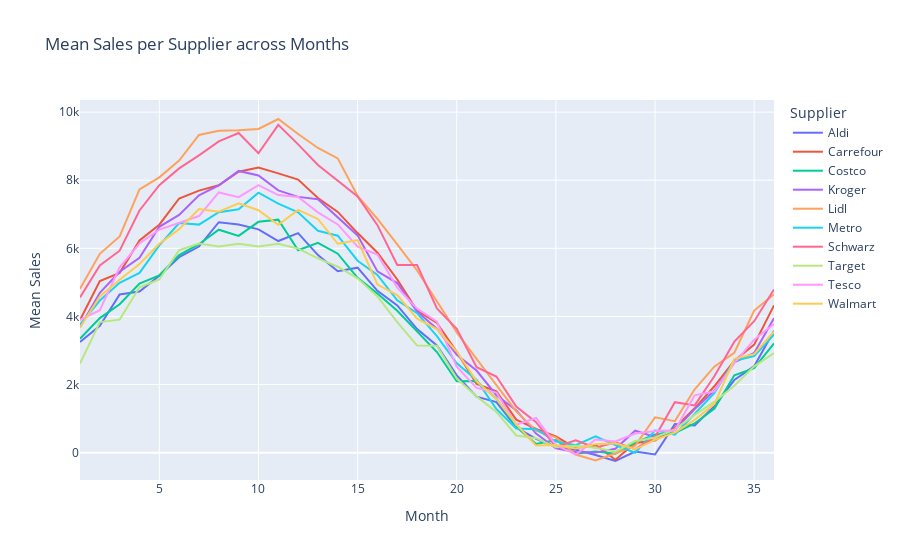

Notebook code for this chart:
### Code cell
#Visualizing mean sales per supplier across different months using Plotly express
#
supplier_means = df.pivot_table(values='Sales(kg)', index='Month', columns='Supplier_Name', aggfunc='mean')

# Resetting index to ensure 'Month' becomes a column (optional, depending on the DataFrame structure)
supplier_means = supplier_means.reset_index() #Used reset_index() method to reset the index of the pivot tables

# Melt the DataFrame to transform 'Supplier_Name' columns into a single column for the line plot
melted_supplier_means = supplier_means.melt(id_vars='Month', var_name='Supplier_Name', value_name='Mean_Sales') #used met() function to tranform the pivot table so that 'Supplier_name' becomes a single column
#ploting a line plot
fig = px.line(melted_supplier_means, x='Month', y='Mean_Sales', color='Supplier_Name',
              title='Mean Sales per Supplier across Months',
              labels={'Month': 'Month', 'Mean_Sales': 'Mean Sales', 'Supplier_Name': 'Supplier'})
fig.show()

#Sales increase from the 5th to 15 month and saes started decreasing from the 20th to 30th month

### Figure 1 — Plotly figure (JSON) as saved in the notebook; plotly's stock layout.template omitted (floating-point values rounded to 4 significant figures)
{"data": [{"hovertemplate": "Supplier=Aldi<br>Month=%{x}<br>Mean Sales=%{y}<extra></extra>", "legendgroup": "Aldi", "line": {"color": "#636efa", "dash": "solid"}, "mode": "lines", "name": "Aldi", "orientation": "v", "showlegend": true, "type": "scatter", "x": [1, 2, 3, 4, 5, 6, 7, 8, 9, 10, 11, 12, 13, 14, 15, 16, 17, 18, 19, 20, 21, 22, 23, 24, 25, 26, 27, 28, 29, 30, 31, 32, 33, 34, 35, 36], "xaxis": "x", "y": [3251.0, 3722.0, 4646.0, 4733.0, 5194.0, 5741.0, 6052.0, 6768.0, 6702.0, 6556.0, 6215.0, 6448.0, 5801.0, 5326.0, 5431.0, 4754.0, 4325.0, 3628.0, 3149.0, 2271.0, 1645.0, 1485.0, 746.0, 403.2, 172.1, 85.51, -67.51, -245.4, 31.37, -54.11, 838.7, 798.5, 1372.0, 2132.0, 2539, 3580.0], "yaxis": "y"}, {"hovertemplate": "Supplier=Carrefour<br>Month=%{x}<br>Mean Sales=%{y}<extra></extra>", "legendgroup": "Carrefour", "line": {"color": "#EF553B", "dash": "solid"}, "mode": "lines", "name": "Carrefour", "orientation": "v", "showlegend": true, "type": "scatter", "x": [1, 2, 3, 4, 5, 6, 7, 8, 9, 10, 11, 12, 13, 14, 15, 16, 17, 18, 19, 20, 21, 22, 23, 24, 25, 26, 27, 28, 29, 30, 31, 32, 33, 34, 35, 36], "xaxis": "x", "y": [3895.0, 5041.0, 5279.0, 6229.0, 6694, 7464.0, 7694.0, 7852.0, 8248.0, 8373.0, 8200.0, 8018.0, 7478.0, 7069.0, 6448.0, 5872.0, 5086.0, 4172.0, 3809.0, 2962.0, 2021.0, 1801.0, 967.7, 696.2, 479.4, 129.7, 232.1, -209.4, 283.4, 358.0, 730.3, 1302.0, 1957, 2700.0, 3172.0, 4326.0], "yaxis": "y"}, {"hovertemplate": "Supplier=Costco<br>Month=%{x}<br>Mean Sales=%{y}<extra></extra>", "legendgroup": "Costco", "line": {"color": "#00cc96", "dash": "solid"}, "mode": "lines", "name": "Costco", "orientation": "v", "showlegend": true, "type": "scatter", "x": [1, 2, 3, 4, 5, 6, 7, 8, 9, 10, 11, 12, 13, 14, 15, 16, 17, 18, 19, 20, 21, 22, 23, 24, 25, 26, 27, 28, 29, 30, 31, 32, 33, 34, 35, 36], "xaxis": "x", "y": [3344.0, 3951.0, 4357.0, 4964.0, 5208.0, 5804.0, 6121.0, 6547.0, 6364.0, 6778.0, 6841.0, 5945.0, 6163.0, 5843.0, 5132.0, 4671.0, 4168.0, 3550.0, 2954.0, 2096.0, 2106.0, 1581.0, 755.6, 254.7, 370.8, -32.1, 31.73, -33.88, 300.4, 534.5, 577.6, 856.5, 1297.0, 2271.0, 2483.0, 3211.0], "yaxis": "y"}, {"hovertemplate": "Supplier=Kroger<br>Month=%{x}<br>Mean Sales=%{y}<extra></extra>", "legendgroup": "Kroger", "line": {"color": "#ab63fa", "dash": "solid"}, "mode": "lines", "name": "Kroger", "orientation": "v", "showlegend": true, "type": "scatter", "x": [1, 2, 3, 4, 5, 6, 7, 8, 9, 10, 11, 12, 13, 14, 15, 16, 17, 18, 19, 20, 21, 22, 23, 24, 25, 26, 27, 28, 29, 30, 31, 32, 33, 34, 35, 36], "xaxis": "x", "y": [3679.0, 4694.0, 5313.0, 5724.0, 6633.0, 6982.0, 7560.0, 7847.0, 8272.0, 8139.0, 7703.0, 7511.0, 7444.0, 6915.0, 6380.0, 5323.0, 4980.0, 4143.0, 3641.0, 2870.0, 2411.0, 1687.0, 1249.0, 558.1, 128.0, 16.72, 0.56, 111.5, 644.6, 461.7, 667.9, 1278.0, 1825.0, 2650.0, 2926.0, 3950.0], "yaxis": "y"}, {"hovertemplate": "Supplier=Lidl<br>Month=%{x}<br>Mean Sales=%{y}<extra></extra>", "legendgroup": "Lidl", "line": {"color": "#FFA15A", "dash": "solid"}, "mode": "lines", "name": "Lidl", "orientation": "v", "showlegend": true, "type": "scatter", "x": [1, 2, 3, 4, 5, 6, 7, 8, 9, 10, 11, 12, 13, 14, 15, 16, 17, 18, 19, 20, 21, 22, 23, 24, 25, 26, 27, 28, 29, 30, 31, 32, 33, 34, 35, 36], "xaxis": "x", "y": [4811.0, 5838.0, 6348.0, 7731.0, 8085.0, 8579.0, 9331.0, 9450.0, 9471.0, 9508.0, 9798.0, 9356.0, 8946.0, 8642.0, 7540.0, 6867.0, 6115.0, 5348.0, 4444.0, 3532.0, 2757.0, 1995.0, 1212.0, 646.5, 448.5, -55.56, -226.6, -18.19, 207.8, 1035.0, 926.1, 1862.0, 2532.0, 2935.0, 4172.0, 4654.0], "yaxis": "y"}, {"hovertemplate": "Supplier=Metro<br>Month=%{x}<br>Mean Sales=%{y}<extra></extra>", "legendgroup": "Metro", "line": {"color": "#19d3f3", "dash": "solid"}, "mode": "lines", "name": "Metro", "orientation": "v", "showlegend": true, "type": "scatter", "x": [1, 2, 3, 4, 5, 6, 7, 8, 9, 10, 11, 12, 13, 14, 15, 16, 17, 18, 19, 20, 21, 22, 23, 24, 25, 26, 27, 28, 29, 30, 31, 32, 33, 34, 35, 36], "xaxis": "x", "y": [3757.0, 4468.0, 4987.0, 5279.0, 6086.0, 6742.0, 6696.0, 7061.0, 7149.0, 7635.0, 7313.0, 7058.0, 6514.0, 6370.0, 5636.0, 5218.0, 4474.0, 4096.0, 3424.0, 2626.0, 2137.0, 1280.0, 709.3, 689.1, 325.8, 218.1, 480.3, 221.8, -4.67, 657.4, 529.8, 1151.0, 1757.0, 2700.0, 2837.0, 3469.0], "yaxis": "y"}, {"hovertemplate": "Supplier=Schwarz<br>Month=%{x}<br>Mean Sales=%{y}<extra></extra>", "legendgroup": "Schwarz", "line": {"color": "#FF6692", "dash": "solid"}, "mode": "lines", "name": "Schwarz", "orientation": "v", "showlegend": true, "type": "scatter", "x": [1, 2, 3, 4, 5, 6, 7, 8, 9, 10, 11, 12, 13, 14, 15, 16, 17, 18, 19, 20, 21, 22, 23, 24, 25, 26, 27, 28, 29, 30, 31, 32, 33, 34, 35, 36], "xaxis": "x", "y": [4556.0, 5500.0, 5931.0, 7111.0, 7856.0, 8348.0, 8730.0, 9141.0, 9388.0, 8791.0, 9625.0, 9052.0, 8447.0, 7976.0, 7522.0, 6681.0, 5513.0, 5507.0, 4234.0, 3636.0, 2508.0, 2235.0, 1353.0, 895.2, 167.2, 359.4, 142.7, 302.7, 103.2, 462.1, 1481.0, 1387.0, 2250.0, 3260.0, 3860.0, 4792.0], "yaxis": "y"}, {"hovertemplate": "Supplier=Target<br>Month=%{x}<br>Mean Sales=%{y}<extra></extra>", "legendgroup": "Target", "line": {"color": "#B6E880", "dash": "solid"}, "mode": "lines", "name": "Target", "orientation": "v", "showlegend": true, "type": "scatter", "x": [1, 2, 3, 4, 5, 6, 7, 8, 9, 10, 11, 12, 13, 14, 15, 16, 17, 18, 19, 20, 21, 22, 23, 24, 25, 26, 27, 28, 29, 30, 31, 32, 33, 34, 35, 36], "xaxis": "x", "y": [2618.0, 3834.0, 3906.0, 4856.0, 5086.0, 5945.0, 6138.0, 6056.0, 6135.0, 6055.0, 6133.0, 5991.0, 5707.0, 5459.0, 5118.0, 4587.0, 3836.0, 3145.0, 3141.0, 2174.0, 1653.0, 1194.0, 504.7, 425.6, 157.6, 203.1, 142.9, 29.27, 340.6, 444.2, 684.2, 1110.0, 1496.0, 1964.0, 2534.0, 2925.0], "yaxis": "y"}, {"hovertemplate": "Supplier=Tesco<br>Month=%{x}<br>Mean Sales=%{y}<extra></extra>", "legendgroup": "Tesco", "line": {"color": "#FF97FF", "dash": "solid"}, "mode": "lines", "name": "Tesco", "orientation": "v", "showlegend": true, "type": "scatter", "x": [1, 2, 3, 4, 5, 6, 7, 8, 9, 10, 11, 12, 13, 14, 15, 16, 17, 18, 19, 20, 21, 22, 23, 24, 25, 26, 27, 28, 29, 30, 31, 32, 33, 34, 35, 36], "xaxis": "x", "y": [3901.0, 4181.0, 5444.0, 6141.0, 6550.0, 6750.0, 6948.0, 7641.0, 7501.0, 7857.0, 7563.0, 7505.0, 7058.0, 6702.0, 6049.0, 5818.0, 4847.0, 4230.0, 3844.0, 2526.0, 1902.0, 1764.0, 821.0, 1019.0, 223.7, -54.01, 388.4, 330.6, 559.9, 635.9, 658.6, 1685.0, 1801.0, 2631.0, 3318.0, 3777.0], "yaxis": "y"}, {"hovertemplate": "Supplier=Walmart<br>Month=%{x}<br>Mean Sales=%{y}<extra></extra>", "legendgroup": "Walmart", "line": {"color": "#FECB52", "dash": "solid"}, "mode": "lines", "name": "Walmart", "orientation": "v", "showlegend": true, "type": "scatter", "x": [1, 2, 3, 4, 5, 6, 7, 8, 9, 10, 11, 12, 13, 14, 15, 16, 17, 18, 19, 20, 21, 22, 23, 24, 25, 26, 27, 28, 29, 30, 31, 32, 33, 34, 35, 36], "xaxis": "x", "y": [3675.0, 4588.0, 5080.0, 5541.0, 6134.0, 6564.0, 7156.0, 7073.0, 7322.0, 7118.0, 6691.0, 7130.0, 6863.0, 6134.0, 6244.0, 4938.0, 4626.0, 3936.0, 3626.0, 2970.0, 2095.0, 1579.0, 833.2, 207.1, 223.8, 122.7, 249.7, 273.5, 101, 374.9, 585.8, 963.3, 1435.0, 2755.0, 2893.0, 3559.0], "yaxis": "y"}], "layout": {"legend": {"title": {"text": "Supplier"}, "tracegroupgap": 0}, "title": {"text": "Mean Sales per Supplier across Months"}, "xaxis": {"anchor": "y", "domain": [0, 1], "title": {"text": "Month"}}, "yaxis": {"anchor": "x", "domain": [0, 1], "title": {"text": "Mean Sales"}}}}
